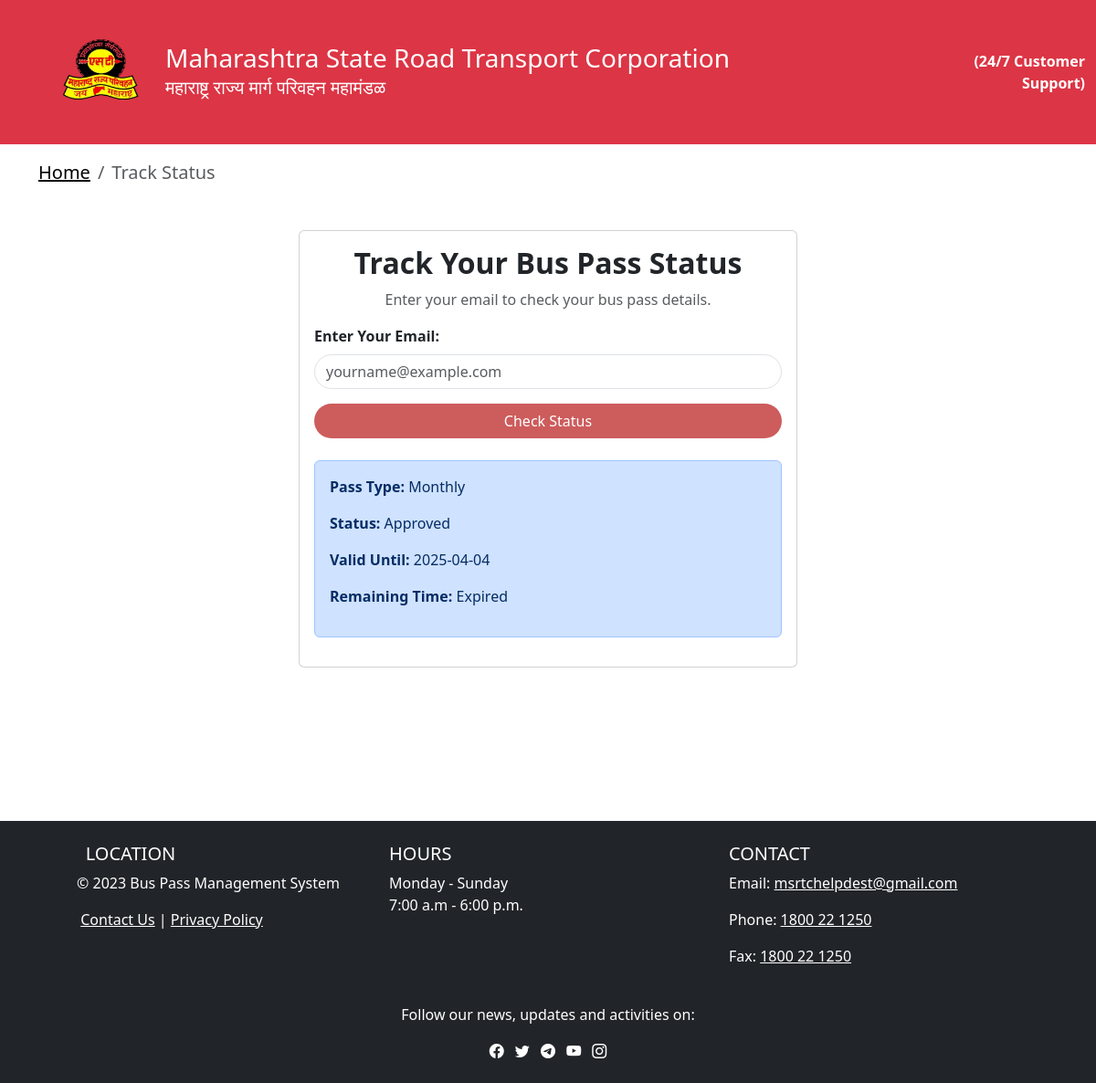
The app's page /track_status.php?email=rasikasurve13@gmail.com with its own data.
### tables this page shows
CREATE TABLE `bus_pass` (
  `id` int(11) NOT NULL,
  `user_id` int(11) NOT NULL,
  `pass_type` enum('1','3','6','12') NOT NULL,
  `valid_until` date NOT NULL,
  `status` enum('pending','approved','rejected') DEFAULT 'pending',
  `renewed` tinyint(1) DEFAULT 0,
  `download_link` varchar(255) DEFAULT NULL,
  `created_at` timestamp NOT NULL DEFAULT current_timestamp(),
  `updated_at` timestamp NOT NULL DEFAULT current_timestamp() ON UPDATE current_timestamp(),
  `source_stop` varchar(255) NOT NULL,
  `destination_stop` varchar(255) NOT NULL,
  `payment_status` enum('pending','paid') DEFAULT 'pending',
  `total_fare` decimal(10,2) NOT NULL DEFAULT 0.00,
  `discount_percent` int(11) DEFAULT 0,
  `discount_amount` decimal(10,2) NOT NULL DEFAULT 0.00,
  `final_paid_amount` decimal(10,2) NOT NULL DEFAULT 0.00
);

### track_status.php (the view, shortened to what this page needs)
<?php
include "config.php";
?>
<!DOCTYPE html>
<html lang="en">
<head>
  <link href="https://cdn.jsdelivr.net/npm/bootstrap@5.3.0-alpha3/dist/css/bootstrap.min.css" rel="stylesheet">
  <link href="https://cdn.jsdelivr.net/npm/bootstrap-icons/font/bootstrap-icons.css" rel="stylesheet">
</head>
<nav class="navbar navbar-expand-lg navbar-light bg-danger text-white">
    <div class="container-fluid"style="height:12vh;">
       <div class="container d-flex align-items-center" style="margin-left: 7px;">
      <img src="buslogo-removebg-preview (1).png" alt="MSRTC Logo" height="140" width="150">
      <div>
        <h1 class="h5 mb-0" style="font-size: 28px;">Maharashtra State Road Transport Corporation</h1>
        <small style="font-size: 20px;">महाराष्ट्र राज्य मार्ग परिवहन महामंडळ</small>
      </div>
    </div>
    <div class="text-end">
      <p class="mb-0"><strong>(24/7 Customer Support)
      </strong></p>
    </div>
  </div>
</nav>
  <div class="container mt-3">
    <nav aria-label="breadcrumb">
      <ol class="breadcrumb">
     <li class="breadcrumb-item  " style="font-size: 20px;color: black;"><a href="dashboard.php" style="color: black;">Home</a></li>
        <li class="breadcrumb-item active " aria-current="page" style="font-size: 20px;">Track Status</li>
      </ol>
    </nav>
  </div>
<div class="container mt-5">
    <div class="row justify-content-center">
        <div class="col-md-6">
            <div class="card ">
                <div class="card-body">
                    <h2 class="text-center fw-bold">Track Your Bus Pass Status</h2>
                    <p class="text-center text-muted">Enter your email to check your bus pass details.</p>
                    <form method="GET" class="mt-3">
                        <label for="email" class="form-label fw-bold">Enter Your Email:</label>
                        <input type="email" name="email" class="form-control rounded-pill" placeholder="yourname@example.com" required>
                        <button type="submit" class="btn btn- w-100 mt-3 rounded-pill" style="background-color: indianred;color: white;">Check Status</button>
                    </form>
                    <?php
                    if (isset($_GET['email'])) {
                        $email = $_GET['email'];
                        $query = "SELECT id FROM users WHERE email = ?";
                        $stmt = $conn->prepare($query);
                        $stmt->bind_param("s", $email);
                        $stmt->execute();
                        $result = $stmt->get_result();
                        if ($result->num_rows > 0) {
                            $user = $result->fetch_assoc();
                            $user_id = $user["id"];
                            $query_pass = "SELECT pass_type, status, valid_until FROM bus_pass WHERE user_id = ? ORDER BY id DESC LIMIT 1";
                            $stmt_pass = $conn->prepare($query_pass);
                            $stmt_pass->bind_param("i", $user_id);
                            $stmt_pass->execute();
                            $result_pass = $stmt_pass->get_result();
                            if ($result_pass->num_rows > 0) {
                                $bus_pass = $result_pass->fetch_assoc();
                                $pass_type_text = ($bus_pass["pass_type"] == 1) ? "Monthly" :
                                                  (($bus_pass["pass_type"] == 3) ? "Quarterly" :
                                                  (($bus_pass["pass_type"] == 6) ? "Half-Yearly" : "Yearly"));
                                $valid_until_date = new DateTime($bus_pass["valid_until"]);
                                $today = new DateTime();
                                $interval = $today->diff($valid_until_date);
                                $days_left = $interval->days;
                                $status_message = ($valid_until_date > $today) ? "$days_left days left" : "Expired";
                                echo "<div class='mt-4 p-3 alert alert-primary'>";
                                echo "<p><strong>Pass Type:</strong> " . $pass_type_text . "</p>";
                                echo "<p><strong>Status:</strong> " . ucfirst($bus_pass["status"]) . "</p>";
                                echo "<p><strong>Valid Until:</strong> " . $bus_pass["valid_until"] . "</p>";
                                echo "<p><strong>Remaining Time:</strong> " . $status_message . "</p>";
                                echo "</div>";
                            } else {
                                echo "<div class='mt-3 alert alert-warning text-center'>No active bus pass found for this email.</div>";
                            }
                        } else {
                            echo "<div class='mt-3 alert alert-danger text-center'>No user found with this email.</div>";
                        }
                    }
                    ?>
                </div>
            </div>
        </div>
    </div>
</div><br><br><br><br><br>
<br><br>
<footer class="bg-dark text-white text-center text-md-start">
        <div class="container p-4">
            <div class="row">
                <div class="col-md-4 mb-4 mb-md-0">
                   <center> <h5 class="text-uppercase" style="margin-right:170px;">Location</h5></center>
                    <div class="container  text-center" style="margin-right:170px;">
            <p >&copy; 2023 Bus Pass Management System</p>
            <p style="margin-right:80px;">
                <a href="contact us.php" class="text-white text-decoration-underline" >Contact Us</a> |
                <a href="#" class="text-white text-decoration-underline">Privacy Policy</a>
            </p>
        </div>
                </div>
                 <div class="col-md-4 mb-4 mb-md-0">
                    <h5 class="text-uppercase">Hours</h5>
                    <p>Monday - Sunday<br>7:00 a.m - 6:00 p.m.<br></p>
                </div>
                <div class="col-md-4 mb-4 mb-md-0">
                    <h5 class="text-uppercase">Contact</h5>
                    <p>Email: <a href="msrtchelpdest@gmail.com" class="text-white">msrtchelpdest@gmail.com</a></p>
                    <p>Phone: <a href="tel:1800 22 1250" class="text-white">1800 22 1250</a></p>
                    <p>Fax: <a href="fax:1800 22 1250" class="text-white">1800 22 1250</a></p>
                </div>
            </div>
            <div class="row mt-4">
                <div class="col text-center">
                    <p>Follow our news, updates and activities on:</p>
                     <a href="#" class="text-white me-2"><i class="bi bi-facebook"></i></a>
        <a href="#" class="text-white me-2"><i class="bi bi-twitter"></i></a>
        <a href="#" class="text-white me-2"><i class="bi bi-telegram"></i></a>
        <a href="#" class="text-white me-2"><i class="bi bi-youtube"></i></a>
        <a href="#" class="text-white"><i class="bi bi-instagram"></i></a>
                </div>
            </div>
        </div>
    </footer>
</body>
</html>

### records on screen
bus_pass: pass_type "Monthly", status "Approved", valid_until "2025-04-04"
